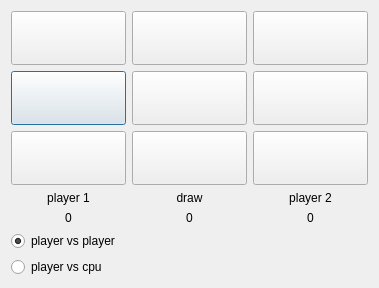
<?xml version="1.0" encoding="UTF-8"?>
<ui version="4.0">
 <class>Dialog</class>
 <widget class="QDialog" name="Dialog">
  <property name="geometry">
   <rect>
    <x>0</x>
    <y>0</y>
    <width>333</width>
    <height>241</height>
   </rect>
  </property>
  <property name="sizePolicy">
   <sizepolicy hsizetype="Maximum" vsizetype="MinimumExpanding">
    <horstretch>0</horstretch>
    <verstretch>0</verstretch>
   </sizepolicy>
  </property>
  <property name="windowTitle">
   <string>TicTocTor</string>
  </property>
  <layout class="QGridLayout" name="gridLayout">
   <item row="1" column="0">
    <widget class="QPushButton" name="btn_10">
     <property name="sizePolicy">
      <sizepolicy hsizetype="MinimumExpanding" vsizetype="MinimumExpanding">
       <horstretch>0</horstretch>
       <verstretch>0</verstretch>
      </sizepolicy>
     </property>
     <property name="font">
      <font>
       <pointsize>30</pointsize>
      </font>
     </property>
     <property name="text">
      <string/>
     </property>
    </widget>
   </item>
   <item row="2" column="2">
    <widget class="QPushButton" name="btn_22">
     <property name="sizePolicy">
      <sizepolicy hsizetype="MinimumExpanding" vsizetype="MinimumExpanding">
       <horstretch>0</horstretch>
       <verstretch>0</verstretch>
      </sizepolicy>
     </property>
     <property name="font">
      <font>
       <pointsize>30</pointsize>
      </font>
     </property>
     <property name="text">
      <string/>
     </property>
    </widget>
   </item>
   <item row="4" column="1">
    <widget class="QLabel" name="lbl_draw">
     <property name="text">
      <string>0</string>
     </property>
     <property name="alignment">
      <set>Qt::AlignCenter</set>
     </property>
    </widget>
   </item>
   <item row="4" column="2">
    <widget class="QLabel" name="lbl_player2">
     <property name="text">
      <string>0</string>
     </property>
     <property name="alignment">
      <set>Qt::AlignCenter</set>
     </property>
    </widget>
   </item>
   <item row="0" column="1">
    <widget class="QPushButton" name="btn_01">
     <property name="sizePolicy">
      <sizepolicy hsizetype="MinimumExpanding" vsizetype="MinimumExpanding">
       <horstretch>0</horstretch>
       <verstretch>0</verstretch>
      </sizepolicy>
     </property>
     <property name="font">
      <font>
       <pointsize>30</pointsize>
      </font>
     </property>
     <property name="text">
      <string/>
     </property>
    </widget>
   </item>
   <item row="2" column="0">
    <widget class="QPushButton" name="btn_20">
     <property name="sizePolicy">
      <sizepolicy hsizetype="MinimumExpanding" vsizetype="MinimumExpanding">
       <horstretch>0</horstretch>
       <verstretch>0</verstretch>
      </sizepolicy>
     </property>
     <property name="font">
      <font>
       <pointsize>30</pointsize>
      </font>
     </property>
     <property name="text">
      <string/>
     </property>
    </widget>
   </item>
   <item row="3" column="2">
    <widget class="QLabel" name="label_3">
     <property name="text">
      <string>player 2</string>
     </property>
     <property name="alignment">
      <set>Qt::AlignCenter</set>
     </property>
    </widget>
   </item>
   <item row="2" column="1">
    <widget class="QPushButton" name="btn_21">
     <property name="sizePolicy">
      <sizepolicy hsizetype="MinimumExpanding" vsizetype="MinimumExpanding">
       <horstretch>0</horstretch>
       <verstretch>0</verstretch>
      </sizepolicy>
     </property>
     <property name="font">
      <font>
       <pointsize>30</pointsize>
      </font>
     </property>
     <property name="text">
      <string/>
     </property>
    </widget>
   </item>
   <item row="3" column="1">
    <widget class="QLabel" name="label_2">
     <property name="text">
      <string>draw</string>
     </property>
     <property name="alignment">
      <set>Qt::AlignCenter</set>
     </property>
    </widget>
   </item>
   <item row="5" column="0">
    <widget class="QRadioButton" name="rb_player">
     <property name="text">
      <string>player vs player</string>
     </property>
     <property name="checked">
      <bool>true</bool>
     </property>
    </widget>
   </item>
   <item row="1" column="1">
    <widget class="QPushButton" name="btn_11">
     <property name="sizePolicy">
      <sizepolicy hsizetype="MinimumExpanding" vsizetype="MinimumExpanding">
       <horstretch>0</horstretch>
       <verstretch>0</verstretch>
      </sizepolicy>
     </property>
     <property name="font">
      <font>
       <pointsize>30</pointsize>
      </font>
     </property>
     <property name="text">
      <string/>
     </property>
    </widget>
   </item>
   <item row="0" column="0">
    <widget class="QPushButton" name="btn_00">
     <property name="sizePolicy">
      <sizepolicy hsizetype="MinimumExpanding" vsizetype="MinimumExpanding">
       <horstretch>0</horstretch>
       <verstretch>0</verstretch>
      </sizepolicy>
     </property>
     <property name="font">
      <font>
       <pointsize>30</pointsize>
      </font>
     </property>
     <property name="text">
      <string/>
     </property>
    </widget>
   </item>
   <item row="1" column="2">
    <widget class="QPushButton" name="btn_12">
     <property name="sizePolicy">
      <sizepolicy hsizetype="MinimumExpanding" vsizetype="MinimumExpanding">
       <horstretch>0</horstretch>
       <verstretch>0</verstretch>
      </sizepolicy>
     </property>
     <property name="font">
      <font>
       <pointsize>30</pointsize>
      </font>
     </property>
     <property name="text">
      <string/>
     </property>
    </widget>
   </item>
   <item row="4" column="0">
    <widget class="QLabel" name="lbl_player1">
     <property name="text">
      <string>0</string>
     </property>
     <property name="alignment">
      <set>Qt::AlignCenter</set>
     </property>
    </widget>
   </item>
   <item row="0" column="2">
    <widget class="QPushButton" name="btn_02">
     <property name="sizePolicy">
      <sizepolicy hsizetype="MinimumExpanding" vsizetype="MinimumExpanding">
       <horstretch>0</horstretch>
       <verstretch>0</verstretch>
      </sizepolicy>
     </property>
     <property name="font">
      <font>
       <pointsize>30</pointsize>
      </font>
     </property>
     <property name="text">
      <string/>
     </property>
    </widget>
   </item>
   <item row="3" column="0">
    <widget class="QLabel" name="label">
     <property name="text">
      <string>player 1</string>
     </property>
     <property name="alignment">
      <set>Qt::AlignCenter</set>
     </property>
    </widget>
   </item>
   <item row="6" column="0">
    <widget class="QRadioButton" name="rb_cpu">
     <property name="text">
      <string>player vs cpu</string>
     </property>
    </widget>
   </item>
  </layout>
 </widget>
 <resources/>
 <connections/>
</ui>
